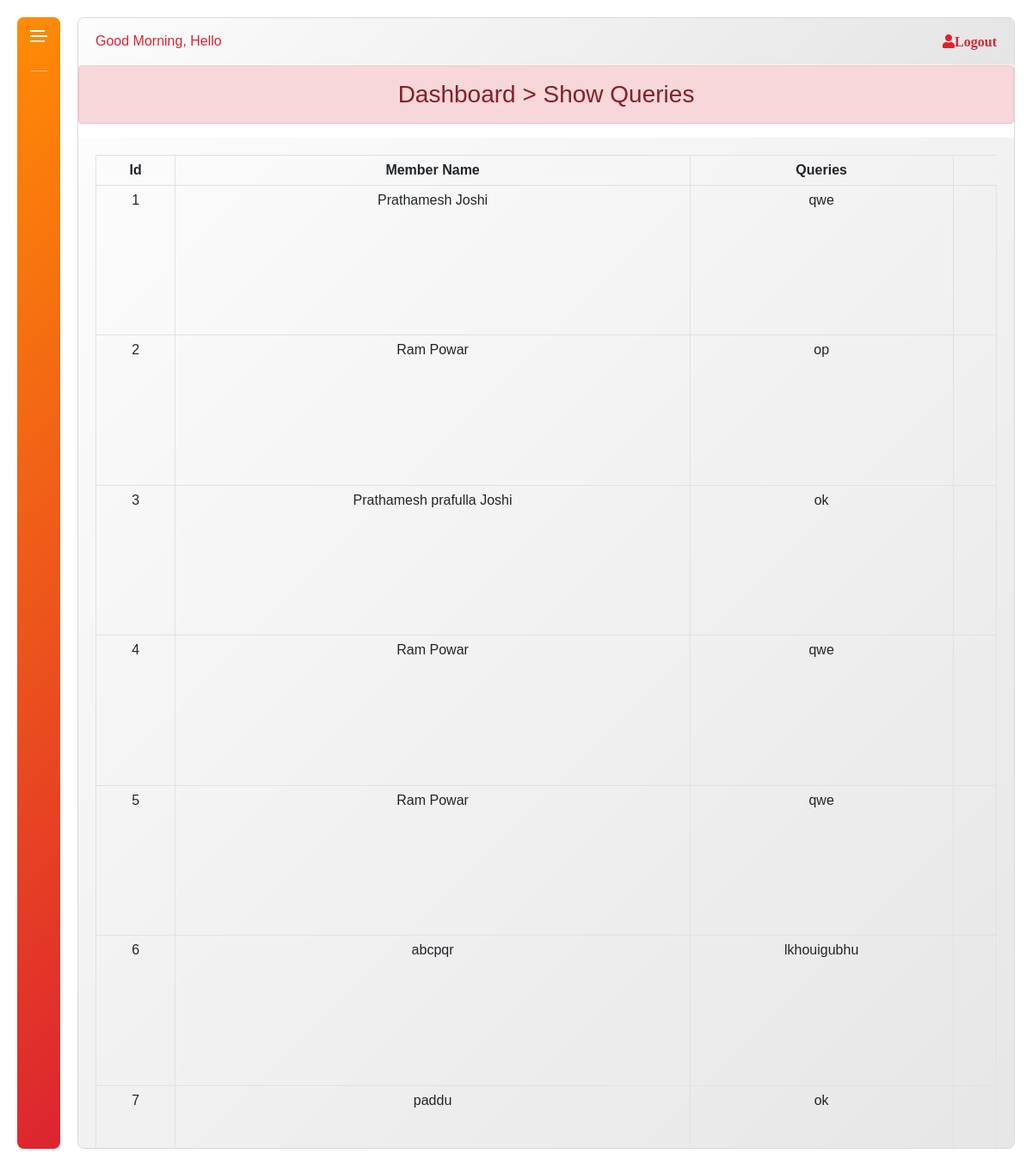
/saigym/showqueries/, run on the app's committed database.
### saigym/models.py (models this page shows, shortened)
class Contact(models.Model):
    id = models.AutoField(primary_key=True)
    name = models.CharField(max_length=50)
    Email = models.CharField(max_length=50)
    subject = models.CharField(max_length=50, default="")
    message = models.CharField(max_length=100)

### saigym/views.py (the view)
# urls.py: path("showqueries/", views.showqueries, name="showqueries"),
def showqueries(request):
    query = Contact.objects.all()
    return render(request, "saigym/showQueries.html", {"Contact": query})

### saigym/templates/saigym/showQueries.html (shortened to what this page needs)
{% extends "saigym/AdminLogin.html" %}
{% block dashboard %}
<head>
</head>
<h3 class="alert alert-danger" style="text-align: center; width: 100%;">Dashboard &gt Show Queries</h3>
<div class="body">
            <table class="table table-bordered">
                <thead>
                    <tr>
                        <th scope="col">Id</th>
                        <th scope="col">Member Name</th>
                        <th scope="col">Queries</th>
                    </tr>
                </thead>
                <tbody>
                    {% for disRes in Contact %}
                    <tr>
                        <td>{{disRes.id}}</td>
                        <td>{{disRes.name}}</td>
                        <td>{{disRes.message}}</td>
                        <td>
                       </td>
                    </tr>
                </tbody>
                {% endfor %}
            </table>
        </div>
{% endblock %}

### saigym/templates/saigym/AdminLogin.html (shortened to what this page needs)
<html>
{% load static %}
<head>
    <link rel="stylesheet" href="https://cdn.jsdelivr.net/npm/bootstrap@5.1.0/dist/css/bootstrap.min.css"
>
    <link rel="stylesheet" href='{% static "saigym/css/style1.css" type="text/css"> %}'>
    <link rel="stylesheet" href='{% static "saigym/css/font-awesome.min.css" %}' type="text/css">
    <link rel="stylesheet" href="https://cdnjs.cloudflare.com/ajax/libs/font-awesome/5.15.4/css/fontawesome.min.css"
/>
    <link rel="stylesheet" href="https://cdnjs.cloudflare.com/ajax/libs/font-awesome/5.15.4/css/all.min.css"
/>
    <link rel="stylesheet"
          href="https://maxst.icons8.com/vue-static/landings/line-awesome/line-awesome/1.3.0/css/line-awesome.min.css">
</head>
<body>
<div class="menu">
    <div class="heading">
        <div class="menu-icon js-toggle-menu">
            <span></span>
            <span></span>
            <span></span>
        </div>
    </div>
</div>
<div class="content" style="overflow: scroll;">
    <div class="header">
        <p><span id="time"></span> Hello {{ User.username }} </p>
        <a href="/saigym/adminLogout"><i class="fas fa-user">Logout</i></a>
    </div>
    {% block dashboard %}
    {% endblock %}
</div>
</body>
</html>

### saigym/static/saigym/css/style1.css (style rules this page uses)
* { box-sizing: border-box; }
body { height: 100%; width: 100%; padding: 20px; margin: 0; display: flex; font-family: 'Assistant', sans-serif; }
.menu { border-radius: 7.5px; background: -webkit-linear-gradient(-45deg, #ff8c05 0%, #dc2430 100%); min-height: calc(100vh - 40px); padding: 15px 15px 0; width: 50px; transition: width 0.25s; overflow: hidden; display: inline-block; }
.menu .heading { padding: 0 0 15px; margin-bottom: 10px; position: relative; display: flex; align-items: center; justify-content: space-between; overflow: hidden; border-bottom: 1px solid rgba(255, 255, 255, 0.5); }
.menu .heading .menu-icon { position: absolute; right: 0; top: 0; cursor: pointer; height: 14px; width: 20px; }
.menu .heading .menu-icon span { transition: transform 0.25s, right 0.25s; }
.menu .heading .menu-icon span:first-child { transform-origin: top right; }
.menu .heading .menu-icon span:last-child { transform-origin: bottom right; }
.menu .heading .menu-icon span:first-child, .menu .heading .menu-icon span:last-child { position: relative; right: 3px; }
.menu .heading .menu-icon span { width: 100%; height: 2px; display: block; margin-bottom: 4px; background-color: white; }
.content { border: 1px solid rgba(0, 0, 0, 0.15); display: flex; flex-wrap: wrap; flex-grow: 1; margin-left: 20px; border-radius: 7.5px; overflow: hidden; }
.content .header { width: 100%; min-height: 50px; display: flex; flex-wrap: wrap; align-items: center; justify-content: space-between; border-bottom: 1px solid rgba(255, 255, 255, 0.5); padding: 10px 20px; background: -webkit-linear-gradient(-45deg, rgba(0, 0, 0, 0.01) 0%, rgba(0, 0, 0, 0.1) 100%); }
.content .header p, .content .header a { margin: 5px 0; color: #dc2430; }
.content .header p { margin-right: 10px; }
.content .header a { color: #dc2430; }
.content .body { padding: 20px; display: flex; width: 100%; background: -webkit-linear-gradient(-45deg, rgba(0, 0, 0, 0.01) 0%, rgba(0, 0, 0, 0.1) 100%); height: 100%; }

### saigym/templates/saigym/showQueries.html (style rules this page uses)
.table td,th { text-align: center; }

### data on the page
Contact: id "1", name "Prathamesh Joshi", message "qwe"
Contact: id "2", name "Ram Powar", message "op"
Contact: id "3", name "Prathamesh prafulla Joshi", message "ok"
Contact: id "4", name "Ram Powar", message "qwe"
Contact: id "5", name "Ram Powar", message "qwe"
Contact: id "6", name "abcpqr", message "lkhouigubhu"
Contact: id "7", name "paddu", message "ok"
